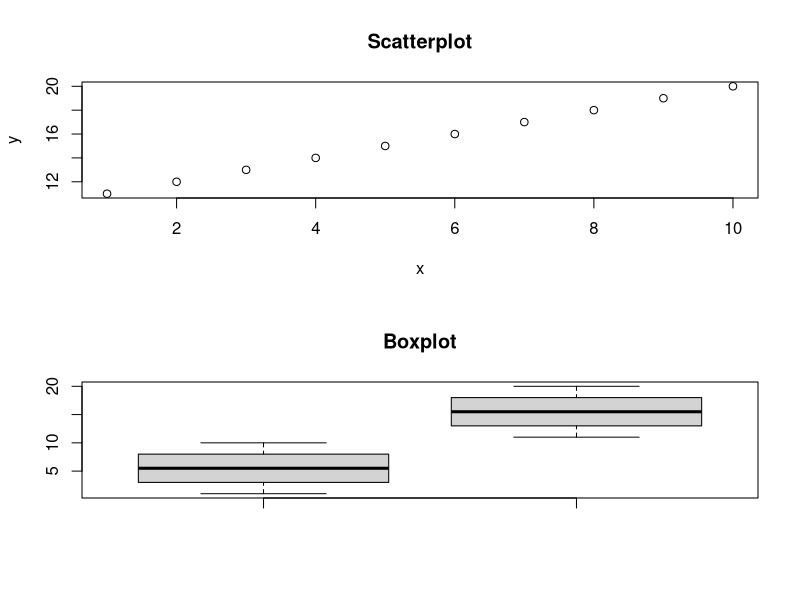

R code for this plot:
######################################################################################
#Corso/Addestramento "Introduzione al linguaggio R" - Alessandria 22-24 Novembre 2016
#Scordino Pasquale
######################################################################################

#In R si cerca di usare i cicli il meno possibile, esistono funzioni che li sostituiscono

######################################################################################

#Ciclo for:

#Questo ciclo mi stampa a video i primi 10 numeri
for (i in 1:10) {
  i
  print(i)
}


# Creo un vettore contenete i primi 30 numeri
a <- 1:30

# Creo un vettore vuoto
asq <- NULL

for(i in 1:10) {
  asq[i] <- a[i]*a[i]
  print(asq[i])
}


#######################################################################################

#Strutture di controllo
x<- -10

if (x<0) {
  print("Numero negaativo")
}else{ 
  print("Numero positivo")
}



ifelse(x>=0, sqrt(x), "Impossibile")

#######################################################################################

#Funzioni personalizzate

scatterplot<-function(x,y){  
  par(mfrow=c(2,1))
  plot(x,y, main = "Scatterplot")
  boxplot(x,y, main="Boxplot")
   }

a<- 1:10
b<- 11:20

scatterplot(a,b)

#######################################################################################

Pasquale<-function(x,y){  
  x.m<-mean(x)
  y.m<-mean(y)
  if (x.m == y.m) {
    print("Le medie sono identiche")
  }else{
    print("Le medie sono diverse")
    }
}

a<- 1:10
b<- 11:20

Pasquale(a,a)

#######################################################################################
